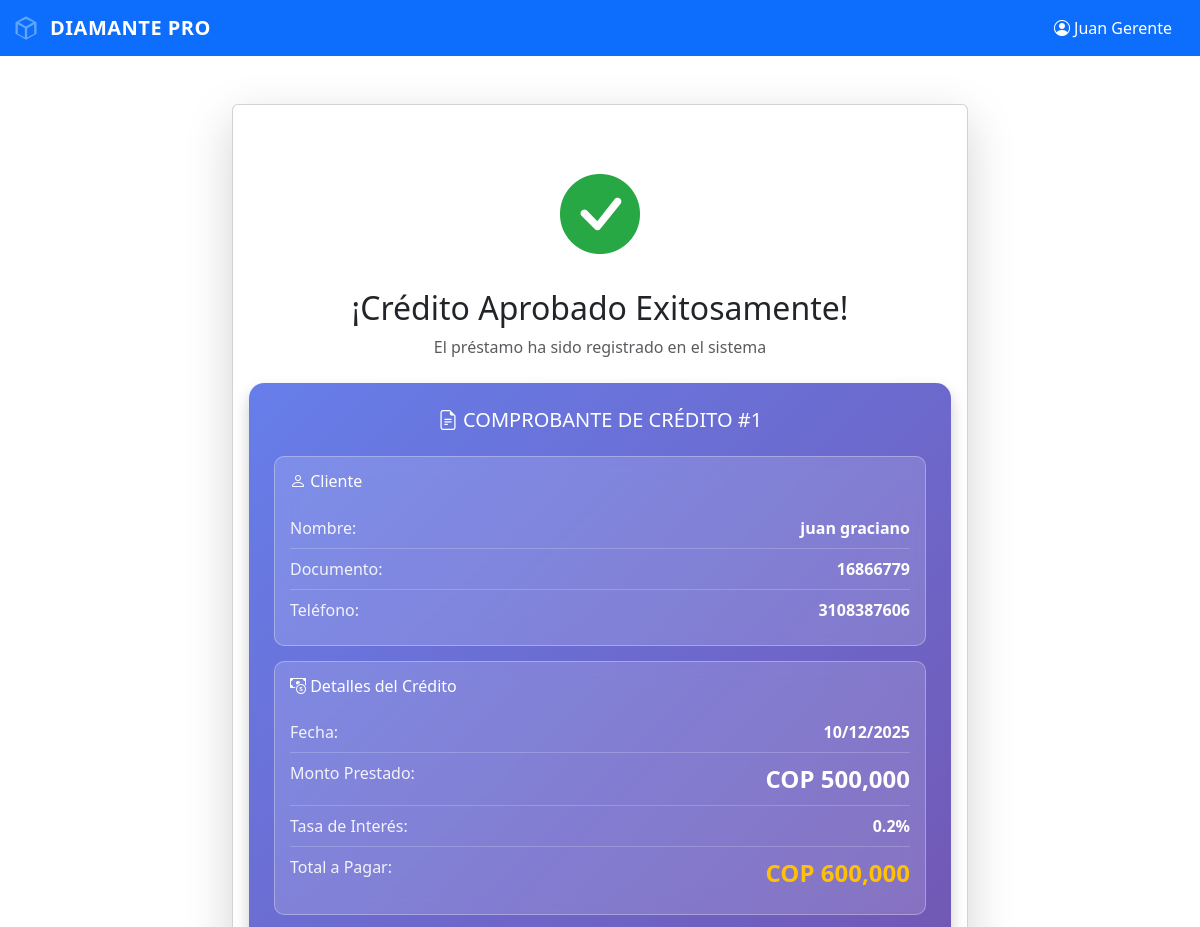
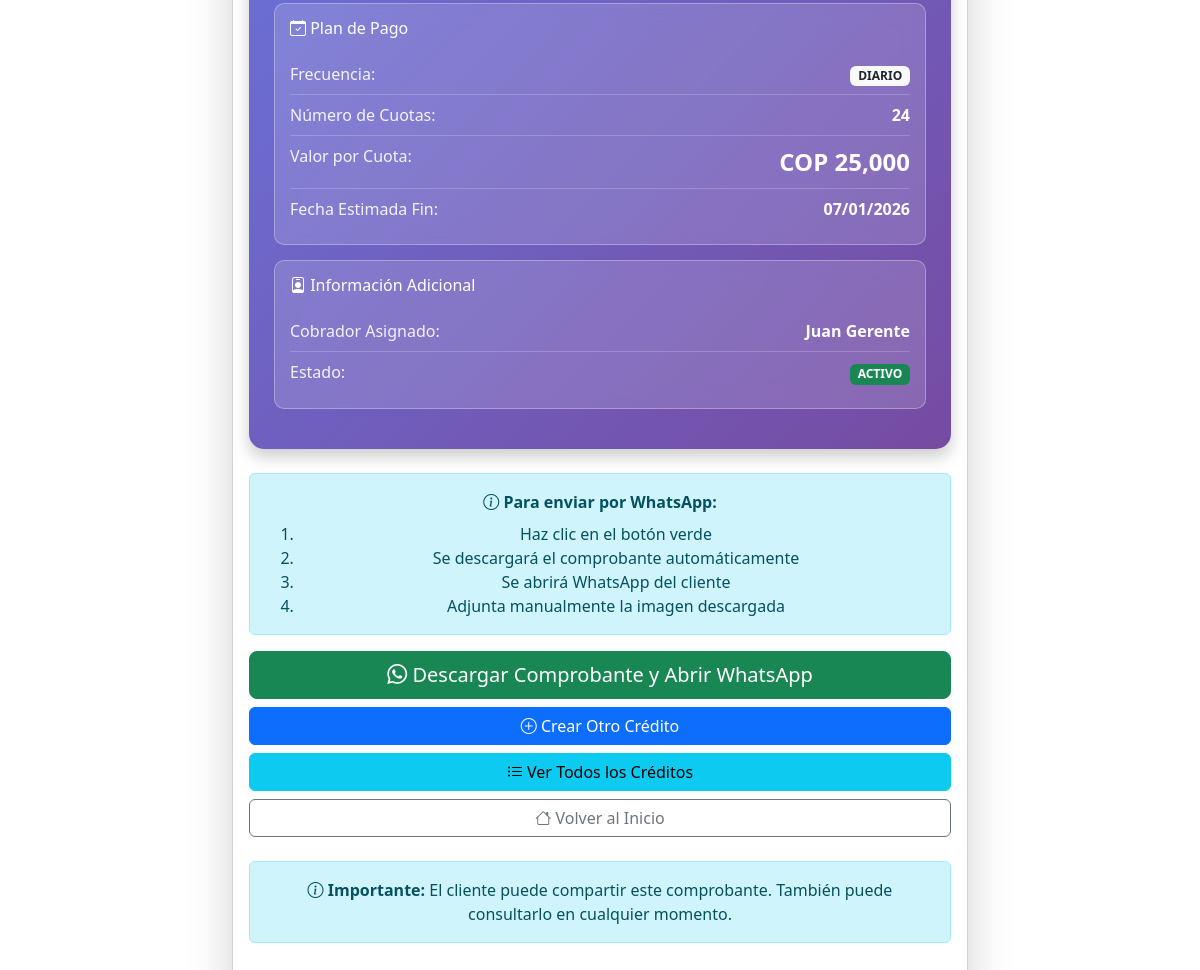
The app's page /prestamos/exito/1 (signed in) with its own data (2 pictures, top to bottom).
### app/models.py (models this page shows)
class Usuario(db.Model):
    __tablename__ = 'usuarios'
    id = db.Column(db.Integer, primary_key=True)
    nombre = db.Column(db.String(100), nullable=False)
    usuario = db.Column(db.String(50), unique=True, nullable=False)
    password = db.Column(db.String(200), nullable=False)
    rol = db.Column(db.String(20), nullable=False) # 'dueno', 'secretaria', 'supervisor', 'cobrador'
    activo = db.Column(db.Boolean, default=True)
    fecha_creacion = db.Column(db.DateTime, default=datetime.utcnow)

class Prestamo(db.Model):
    __tablename__ = 'prestamos'
    id = db.Column(db.Integer, primary_key=True)
    cliente_id = db.Column(db.Integer, db.ForeignKey('clientes.id'), nullable=False)
    ruta_id = db.Column(db.Integer, db.ForeignKey('rutas.id'), nullable=False)  # Ahora se asocia a la ruta
    cobrador_id = db.Column(db.Integer, db.ForeignKey('usuarios.id'), nullable=True)  # Mantener por compatibilidad temporal
    monto_prestado = db.Column(db.Float, nullable=False)
    tasa_interes = db.Column(db.Float, default=0.20)  # 20% o 15% VIP
    monto_a_pagar = db.Column(db.Float, nullable=False)
    saldo_actual = db.Column(db.Float, nullable=False)
    valor_cuota = db.Column(db.Float, nullable=False)
    moneda = db.Column(db.String(3), default='COP')  # COP, USD, PEN, BRL, ARS
    frecuencia = db.Column(db.String(20), default='DIARIO')  # DIARIO, SEMANAL, QUINCENAL
    numero_cuotas = db.Column(db.Integer, nullable=False)
    cuotas_pagadas = db.Column(db.Integer, default=0)
    cuotas_atrasadas = db.Column(db.Integer, default=0)
    estado = db.Column(db.String(20), default='ACTIVO')  # ACTIVO, CANCELADO, MORA
    fecha_inicio = db.Column(db.DateTime, default=datetime.utcnow)
    fecha_fin_estimada = db.Column(db.DateTime)
    fecha_ultimo_pago = db.Column(db.DateTime)
    cliente = db.relationship('Cliente', backref='prestamos')
    ruta = db.relationship('Ruta', backref='prestamos')
    cobrador = db.relationship('Usuario', backref='prestamos_asignados')  # Mantener por compatibilidad

class Cliente(db.Model):
    __tablename__ = 'clientes'
    id = db.Column(db.Integer, primary_key=True)
    nombre = db.Column(db.String(100), nullable=False)
    documento = db.Column(db.String(20), unique=True, nullable=False)
    documento_negocio = db.Column(db.String(30))
    telefono = db.Column(db.String(20), nullable=False)
    whatsapp_codigo_pais = db.Column(db.String(5), default='57')  # Código de país para WhatsApp
    whatsapp_numero = db.Column(db.String(20))  # Número WhatsApp sin código de país
    direccion_negocio = db.Column(db.String(200))
    gps_latitud = db.Column(db.Float)
    gps_longitud = db.Column(db.Float)
    es_vip = db.Column(db.Boolean, default=False)
    fecha_registro = db.Column(db.DateTime, default=datetime.utcnow)
    @property
    def whatsapp_completo(self):
        if self.whatsapp_numero:
            return f"{self.whatsapp_codigo_pais}{self.whatsapp_numero}"
        return self.telefono  # Fallback al teléfono regular

### app/routes.py (the view)
    @app.route('/prestamos/exito/<int:prestamo_id>')
    def prestamo_exito(prestamo_id):
        if 'usuario_id' not in session:
            return redirect(url_for('home'))
        prestamo = Prestamo.query.get_or_404(prestamo_id)
        cliente = prestamo.cliente
        cobrador = prestamo.cobrador
        whatsapp_url = f"https://wa.me/{cliente.whatsapp_completo}"
        return render_template('prestamo_exito.html',
                             prestamo=prestamo,
                             cliente=cliente,
                             cobrador=cobrador,
                             whatsapp_url=whatsapp_url,
                             nombre=session.get('nombre'),
                             rol=session.get('rol'))

### app/templates/prestamo_exito.html (shortened to what this page needs)
<!DOCTYPE html>
<html>
<head>
    <link href="https://cdn.jsdelivr.net/npm/bootstrap@5.3.0/dist/css/bootstrap.min.css" rel="stylesheet">
    <link rel="stylesheet" href="https://cdn.jsdelivr.net/npm/bootstrap-icons@1.11.0/font/bootstrap-icons.css">
</head>
<body>
    <nav class="navbar navbar-expand-lg navbar-dark bg-primary">
        <div class="container-fluid">
            <a class="navbar-brand" href="/dashboard" style="display: inline-flex; align-items: center; gap: 10px; font-weight: 600; letter-spacing: 0.5px;">
                <svg style="width: 28px; height: 28px; fill: #60a5fa;" viewBox="0 0 24 24" xmlns="http://www.w3.org/2000/svg">
                    <path d="M12 2L3 7v10l9 5 9-5V7l-9-5zm0 2.18L18.18 7 12 10.82 5.82 7 12 4.18zM5 8.82l6 3.5v7.86l-6-3.33V8.82zm8 11.36v-7.86l6-3.5v8.03l-6 3.33z"/>
                </svg>
                <span>DIAMANTE PRO</span>
            </a>
            <div class="d-flex align-items-center">
                <span class="text-white me-3">
                    <i class="bi bi-person-circle"></i> {{ nombre }}
                </span>
            </div>
        </div>
    </nav>
    <div class="container mt-5">
        <div class="row">
            <div class="col-md-8 offset-md-2">
                <div class="card shadow-lg">
                    <div class="card-body text-center py-5">
                        <i class="bi bi-check-circle-fill success-icon"></i>
                        <h2 class="mt-3">¡Crédito Aprobado Exitosamente!</h2>
                        <p class="text-muted">El préstamo ha sido registrado en el sistema</p>
                        <div class="comprobante-box text-start mt-4">
                            <h5 class="text-center mb-4">
                                <i class="bi bi-file-earmark-text"></i>
                                COMPROBANTE DE CRÉDITO #{{ prestamo.id }}
                            </h5>
                            <div class="info-card">
                                <h6 class="mb-3"><i class="bi bi-person"></i> Cliente</h6>
                                <div class="info-row">
                                    <span class="info-label">Nombre:</span>
                                    <span class="info-value">{{ cliente.nombre }}</span>
                                </div>
                                <div class="info-row">
                                    <span class="info-label">Documento:</span>
                                    <span class="info-value">{{ cliente.documento }}</span>
                                </div>
                                <div class="info-row">
                                    <span class="info-label">Teléfono:</span>
                                    <span class="info-value">{{ cliente.telefono }}</span>
                                </div>
                            </div>
                            <div class="info-card">
                                <h6 class="mb-3"><i class="bi bi-cash-coin"></i> Detalles del Crédito</h6>
                                <div class="info-row">
                                    <span class="info-label">Fecha:</span>
                                    <span class="info-value">{{ prestamo.fecha_inicio.strftime('%d/%m/%Y') }}</span>
                                </div>
                                <div class="info-row">
                                    <span class="info-label">Monto Prestado:</span>
                                    <span class="info-value highlight-value">{{ prestamo.moneda }} {{ "{:,.0f}".format(prestamo.monto_prestado) }}</span>
                                </div>
                                <div class="info-row">
                                    <span class="info-label">Tasa de Interés:</span>
                                    <span class="info-value">{{ prestamo.tasa_interes }}%</span>
                                </div>
                                <div class="info-row">
                                    <span class="info-label">Total a Pagar:</span>
                                    <span class="info-value highlight-value text-warning">{{ prestamo.moneda }} {{ "{:,.0f}".format(prestamo.monto_a_pagar) }}</span>
                                </div>
                            </div>
                            <div class="info-card">
                                <h6 class="mb-3"><i class="bi bi-calendar-check"></i> Plan de Pago</h6>
                                <div class="info-row">
                                    <span class="info-label">Frecuencia:</span>
                                    <span class="info-value">
                                        <span class="badge bg-light text-dark">{{ prestamo.frecuencia }}</span>
                                    </span>
                                </div>
                                <div class="info-row">
                                    <span class="info-label">Número de Cuotas:</span>
                                    <span class="info-value">{{ prestamo.numero_cuotas }}</span>
                                </div>
                                <div class="info-row">
                                    <span class="info-label">Valor por Cuota:</span>
                                    <span class="info-value highlight-value">{{ prestamo.moneda }} {{ "{:,.0f}".format(prestamo.valor_cuota) }}</span>
                                </div>
                                <div class="info-row">
                                    <span class="info-label">Fecha Estimada Fin:</span>
                                    <span class="info-value">{{ prestamo.fecha_fin_estimada.strftime('%d/%m/%Y') }}</span>
                                </div>
                            </div>
                            <div class="info-card">
                                <h6 class="mb-3"><i class="bi bi-person-badge"></i> Información Adicional</h6>
                                <div class="info-row">
                                    <span class="info-label">Cobrador Asignado:</span>
                                    <span class="info-value">{{ cobrador.nombre }}</span>
                                </div>
                                <div class="info-row">
                                    <span class="info-label">Estado:</span>
                                    <span class="info-value">
                                        <span class="badge bg-success">ACTIVO</span>
                                    </span>
                                </div>
                            </div>
                        </div>
                        <div class="alert alert-info mt-4">
                            <i class="bi bi-info-circle"></i>
                            <strong>Para enviar por WhatsApp:</strong>
                            <ol class="mb-0 mt-2">
                                <li>Haz clic en el botón verde</li>
                                <li>Se descargará el comprobante automáticamente</li>
                                <li>Se abrirá WhatsApp del cliente</li>
                                <li>Adjunta manualmente la imagen descargada</li>
                            </ol>
                        </div>
                        <div class="d-grid gap-2 mt-3">
                            <button onclick="descargarYAbrirWhatsApp()" class="btn btn-success btn-lg">
                                <i class="bi bi-whatsapp"></i> Descargar Comprobante y Abrir WhatsApp
                            </button>
                            <a href="/prestamos/nuevo" class="btn btn-primary">
                                <i class="bi bi-plus-circle"></i> Crear Otro Crédito
                            </a>
                            <a href="/prestamos" class="btn btn-info">
                                <i class="bi bi-list-ul"></i> Ver Todos los Créditos
                            </a>
                            <a href="/dashboard" class="btn btn-outline-secondary">
                                <i class="bi bi-house"></i> Volver al Inicio
                            </a>
                        </div>
                        <div class="alert alert-info mt-4">
                            <i class="bi bi-info-circle"></i>
                            <strong>Importante:</strong> El cliente puede compartir este comprobante.
                            También puede consultarlo en cualquier momento.
                        </div>
                    </div>
                </div>
            </div>
        </div>
    </div>
</body>
</html>

### app/templates/prestamo_exito.html (style rules this page uses)
.success-icon { font-size: 5rem; color: #28a745; }
.comprobante-box { background: linear-gradient(135deg, #667eea 0%, #764ba2 100%); color: white; padding: 25px; border-radius: 15px; box-shadow: 0 8px 16px rgba(0, 0, 0, 0.2); }
.info-card { background: rgba(255, 255, 255, 0.15); backdrop-filter: blur(10px); border-radius: 10px; padding: 15px; margin-bottom: 15px; border: 1px solid rgba(255, 255, 255, 0.3); }
.info-row { display: flex; justify-content: space-between; padding: 8px 0; border-bottom: 1px solid rgba(255, 255, 255, 0.2); }
.info-row:last-child { border-bottom: none; }
.info-label { font-weight: 500; opacity: 0.9; }
.info-value { font-weight: 600; text-align: right; }
.highlight-value { font-size: 1.5rem; font-weight: bold; }

### records on screen
Usuario: nombre "Juan Gerente"
Prestamo: id "1", fecha_inicio "10/12/2025", moneda "COP", monto_prestado "500,000", tasa_interes "0.2", monto_a_pagar "600,000", frecuencia "DIARIO", numero_cuotas "24", valor_cuota "25,000", fecha_fin_estimada "07/01/2026"
Cliente: nombre "juan graciano", documento "16866779", telefono "3108387606"
